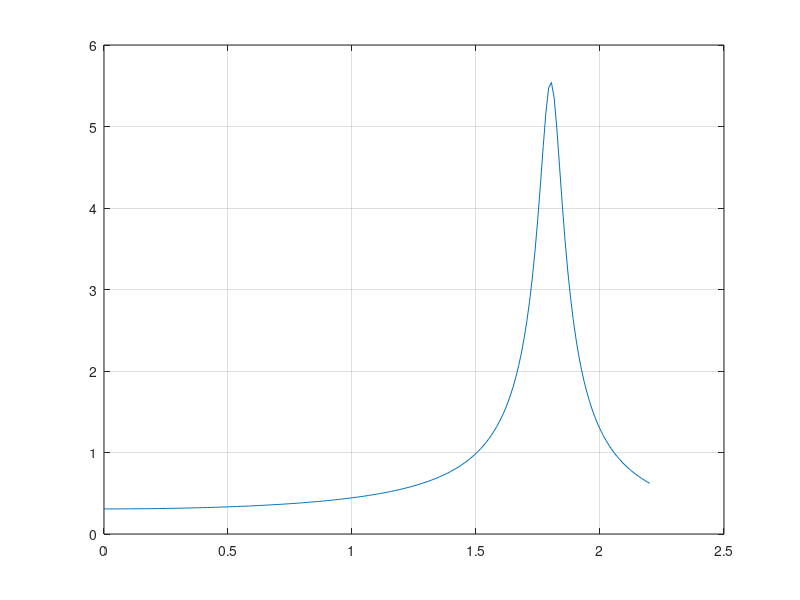

This figure's MATLAB source:
%% First Order Analytical approximate displacements
%----------------------
%Analysis of nonlinear vibration of coupled systems with cubics
%----------------------
% variables
k1=1e5;
k2=1e7;
m=1;

alpha=k1/m; %for a single mass value for both masses
beta=k2/m;
A=1; %amplitude, I think. leaving as 1 for now
t=0:0.005:1; %time range
f=2; %Hz
w=linspace(0,2.2,length(t)); %forcing frequency
zeta=0.05;
B=3; 

M=1./sqrt((w.^2-1-(3/4)*B*1).^2+(2*zeta*w).^2);
plot(w,M)
grid


%% Displacement of mass 1, u(t)

% u=-(1./(9*w))*A.*cos(w.*t).*(9*alpha+6*beta*A^2+A*beta*(cos(w.*t).^2));
% v=u+A.*cos(w.*t);
% plot(t,u,t,v)